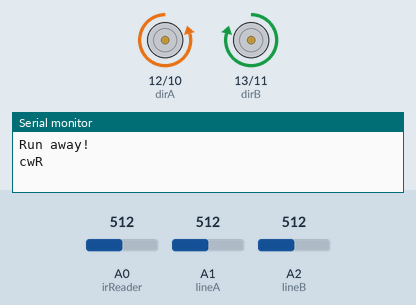
This sketch was run on a simulated Arduino Uno, built with avr-gcc and run on an emulated ATmega328P. Parts: direction and speed pins drawn as motors (green arrow = direction pin HIGH = forward, orange = LOW = backward, longer = more drive), the last lines printed to the serial monitor. Inputs (shaded band) come from the test bench; at power-on: A0 (irReader) = 512, A1 (lineA) = 512, A2 (lineB) = 512. Random numbers use the default seed unless the sketch sets one.

Above: at 1.4 s.
1.5 s: A0 (irReader) set to 465
3.0 s: A0 (irReader) set to 442
At 4.4 s:
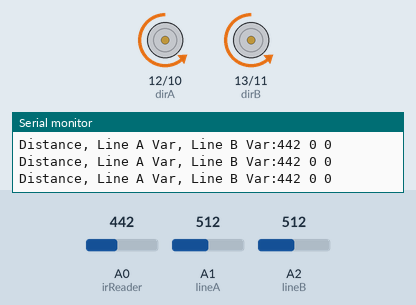
4.8 s: A1 (lineA) set to 596
6.3 s: A1 (lineA) set to 630
9.3 s: A2 (lineB) set to 513
12.3 s: A0 (irReader) set to 511
At 13.5 s:
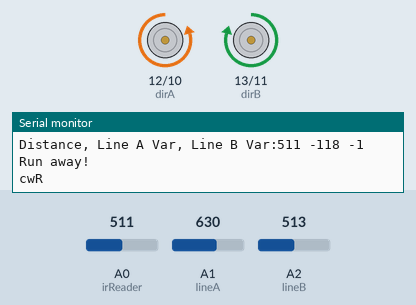
Timing chart, 0 to 14.8 s (numbered marks = the images above; inputs shaded):
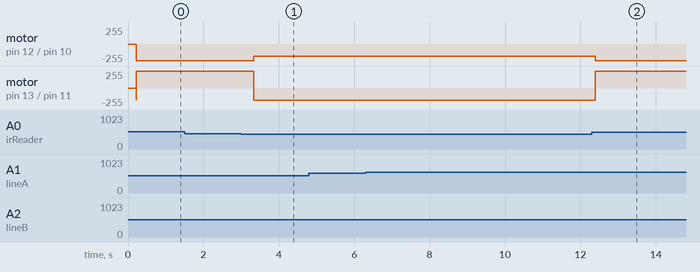

Measured:
- the behaviour switches between 451 and 450 on A0 (irReader) (found by bisection; images 0 and 1)
- after the input at 1.5 s, every drawn part: stays the same
- after the input at 3.0 s, motor on pin 12 (dirA) / pin 10 (speedA): backward 250/255 → backward 180/255 after 0.33 s; motor on pin 13 (dirB) / pin 11 (speedB): forward 250/255 → backward 180/255 after 0.33 s
- after the input at 12.3 s, motor on pin 12 (dirA) / pin 10 (speedA): backward 180/255 → backward 250/255 after 0.09 s; motor on pin 13 (dirB) / pin 11 (speedB): backward 180/255 → forward 250/255 after 0.09 s

The sketch:

tank_sketch_ir.pde
```cpp
// arduino_tank_sketch   version 1.0   J.Luke (RobotBits.co.uk)
//
// A simple sketch to help you get started with the Arduino Tank Kit
// in robotics applications
//
// This example has been written for any mobile robotics platform that uses
// two bi-directional motors controlled by an Arduino and a Motor Shield
//
// This sketch includes a series of functions that perform the different
// types of movement for your robot including:
//
// forward, reverse, stop, rotate clock-wise, rotate counter clock-wise,
// turn_left and turn_right
//
// To program the movement of your robot simply call the functions as needed
// from the main loop
//
// This example loop below moves your robot in a "square" figure or eight
//
// For support, please contact support@robotbits.co.uk


// define the pins used by the motor shield
int speedA = 10;          // pin 10 sets the speed of motor A (this is a PWM output)
int speedB = 11;          // pin 11 sets the speed of motor B (this is a PWM output)
int dirA = 12;            // pin 12 sets the direction of motor A
int dirB = 13;            // pin 13 sets the direction of motor B

int moveSpeed=180;
int turnSpeed=250;

// define the direction of motor rotation - this allows you change the  direction without effecting the hardware
int fwdA  =  HIGH;         // this sketch assumes that motor A is the right-hand motor of your robot (looking from the back of your robot)
int revA  =  LOW;        // (note this should ALWAYS be opposite the fwdA)
int fwdB  =  HIGH;         //
int revB  =  LOW;        // (note this should ALWAYS be opposite the fwdB)

// define variables used
int dist;
int angle;
int vel;

/* This is a simple code that reads an input from an analog pin on the Arduino and relays it back to the computer */

int irReader = 0;    // the analog input pin for the ir reader
int irVal = 255;       // stores value from Ir reader
int irRange=450;
int irDarkness=600;


int lineA=1;
int lineB=2;
int lineAVal=0;
int lineBVal=0;
int lineABase=0;
int lineBBase=0;

// robot sensor tracking mode
// 0 = ir distance
// 1 = line follow

int sensorMode=0;


void setup() {                             // sets up the pinModes for the pins we are using

  pinMode (dirA, OUTPUT);
  pinMode (dirB, OUTPUT);
  pinMode (speedA, OUTPUT);
  pinMode (speedB, OUTPUT);
  //pinMode (irReader, INPUT);
  Serial.begin(9600);


  // get a sample and avg of the current floor colour

  calib_line();

  randomSeed(2);
}

void calib_line(){
  int c ;
  // get a sample and avg of the current floor colour

  for( c = 1 ; c < 1000 ; c++) {
    lineAVal = analogRead(lineA);    // read the value from the ir sensor
    lineBVal = analogRead(lineB);    // read the value from the ir sensor
    if( lineAVal > lineABase ) lineABase = lineAVal;
    if( lineBVal > lineBBase ) lineBBase = lineBVal;
  }

}

void stop() {                              // stop: force both motor speeds to 0 (low)
  digitalWrite (speedA, LOW);
  digitalWrite (speedB, LOW);
}

void forward(int dist, int vel) {          // forward: both motors set to forward direction
  digitalWrite (dirA, fwdA);
  digitalWrite (dirB, fwdB);
  analogWrite (speedA, vel);   // both motors set to same speed
  analogWrite (speedB, vel);
  delay (dist);                // wait for a while (dist in mSeconds)
}

void reverse(int dist, int vel) {          // reverse: both motors set to reverse direction
  digitalWrite (dirA, revA);
  digitalWrite (dirB, revB);
  analogWrite (speedA, vel);   // both motors set to same speed
  analogWrite (speedB, vel);

do {
  irVal = analogRead(irReader);    // read the value from the ir sensor
delay(50);
//if(irVal>254) return;
} while( irVal<irRange );

//  delay (dist);                // wait for a while (dist in mSeconds)
}

void rot_cw (int angle, int vel) {         // rotate clock-wise: right-hand motor reversed, left-hand motor forward
  digitalWrite (dirA, revA);
  digitalWrite (dirB, fwdB);
  analogWrite (speedA, vel);   // both motors set to same speed
  analogWrite (speedB, vel);
  delay (angle);               // wait for a while (angle in mSeconds)
}

void rot_ccw (int angle, int vel) {        // rotate counter-clock-wise: right-hand motor forward, left-hand motor reversed
  digitalWrite (dirA, fwdA);
  digitalWrite (dirB, revB);
  analogWrite (speedA, vel);   // both motors set to same speed
  analogWrite (speedB, vel);
  delay (angle);               // wait for a while (angle in mSeconds)
}

void rot_cwR ( int angle, int vel) {         // rotate clock-wise: right-hand motor reversed, left-hand motor forward
  digitalWrite (dirA, revA);
  digitalWrite (dirB, fwdB);
  analogWrite (speedA, vel);   // both motors set to same speed
  analogWrite (speedB, vel);

do {
  irVal = analogRead(irReader);    // read the value from the ir sensor
  delay(50);
//  if( irVal>254) return;
} while( irVal>irRange  );
delay (angle);               // wait for a while (angle in mSeconds)
}

void rot_ccwR ( int angle, int vel) {        // rotate counter-clock-wise: right-hand motor forward, left-hand motor reversed
  digitalWrite (dirA, fwdA);
  digitalWrite (dirB, revB);
  analogWrite (speedA, vel);   // both motors set to same speed
  analogWrite (speedB, vel);

do {
  irVal = analogRead(irReader);    // read the value from the ir sensor
delay(50);
//if(irVal>254) return;
} while( irVal>irRange );
delay (angle);               // wait for a while (angle in mSeconds)
}

void turn_right (int angle, int vel) {     // turn right: right-hand motor stopped, left-hand motor forward
  digitalWrite (dirA, revA);
  digitalWrite (dirB, fwdB);
  digitalWrite (speedA, LOW);  // right-hand motor speed set to zero
  analogWrite (speedB, vel);
  delay (angle);               // wait for a while (angle in mSeconds)
}

void turn_left (int angle, int vel) {      // turn left: left-hand motor stopped, right-hand motor forward
  digitalWrite (dirA, fwdA);
  digitalWrite (dirB, revB);
  analogWrite (speedA, vel);
  digitalWrite (speedB, LOW);  // left-hand motor speed set to zero
  delay (angle);               // wait for a while (angle in mSeconds)
}


void about_turn() {
  rot_cw (2000, turnSpeed);      // rotate clock-wise for 2000 mS (about 90 deg) at speed 100
  rot_cw (2000, turnSpeed);      // rotate clock-wise for 2000 mS (about 90 deg) at speed 100
}

void ir_sensor() {
do {

  irVal = analogRead(irReader);    // read the value from the ir sensor

  lineAVal = lineABase - analogRead(lineA);    // read the value from the ir sensor
  lineBVal = lineBBase - analogRead(lineB);    // read the value from the ir sensor

  Serial.print( "Distance, Line A Var, Line B Var:");
  Serial.print( irVal);
  Serial.print( " ");
  Serial.print( lineAVal);
  Serial.print( " ");
  Serial.print( lineBVal);
  Serial.println();

  if( sensorMode == 1 ) return ;

} while( irVal < irRange ) ;

}


int step = 0;
int thisStep=0;
int inRotate=0;
int inRotateCW=0;

void loop() {


  if( sensorMode == 0 ) {
  Serial.print( "Moving forward:");

  digitalWrite (dirA, revA);
  digitalWrite (dirB, revB);
  analogWrite (speedA, moveSpeed);   // both motors set to same speed
  analogWrite (speedB, moveSpeed);
  }
  else
  {
    forward(150,moveSpeed);
  }

  ir_sensor() ;

//  if( irVal > irDarkness ) {
//     do {
//    stop();
//    ir_sensor();
//     } while( irVal > irDarkness ) ;
//  }

  if( sensorMode == 1 ) {
      if( lineAVal > 50 ) {
        // Left sensor detects darkness, therefore veered to right
        turn_left( 50, turnSpeed );

      }
      if( lineBVal > 50 ) {
        // Right sensor detects darkness, therefore veered to left
        turn_right( 50, turnSpeed );

      }
  }

  else
  // ir distance tracking mode

  if( irVal >irRange ) {  // something is a bit close so back away

      Serial.print( "Run away!");
      Serial.println();

      // BUG: set block on map
    //  reverse(2000, turnSpeed);
      if( random(2) == 1 )   {
        Serial.print( "ccwR");
        Serial.println();
        rot_ccwR( 250, turnSpeed ) ; // point somewhere else to go

//        rot_ccw( 1000, turnSpeed ) ; // point somewhere else to go


      }
     else {
        Serial.print( "cwR");
        Serial.println();

        rot_cwR( 250, turnSpeed ) ; // point somewhere else to go
      }
  }


}
```
